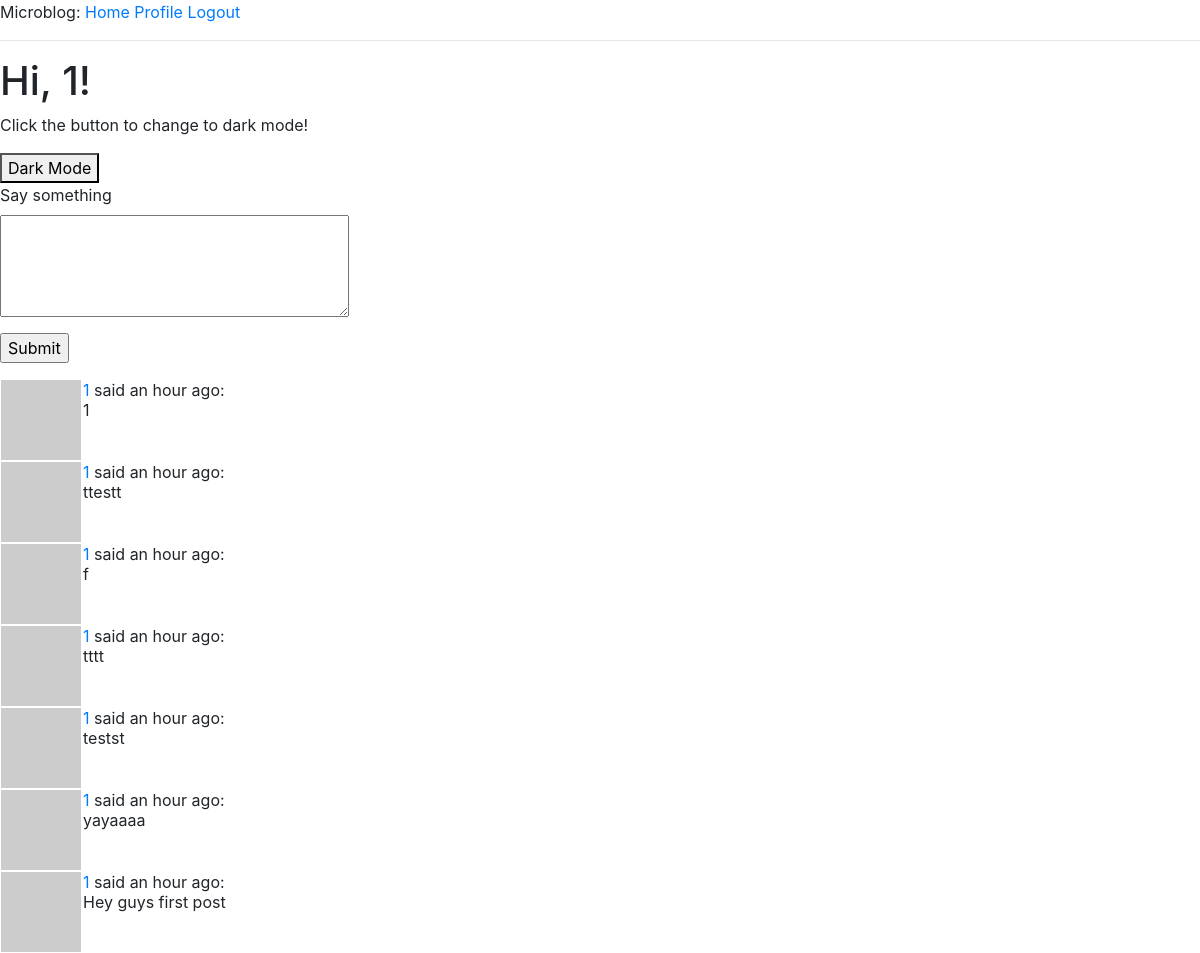
The page /index (signed in) on the database its author committed.
### app/models.py (models this page shows, shortened)
class User(UserMixin, db.Model):
    id = db.Column(db.Integer, primary_key=True)
    username = db.Column(db.String(64), index=True, unique=True)
    email = db.Column(db.String(120), index=True, unique=True)
    password_hash = db.Column(db.String(128))
    posts = db.relationship('Post', backref='author', lazy='dynamic')
    about_me = db.Column(db.String(140))
    last_seen = db.Column(db.DateTime, default=datetime.utcnow)
    followed = db.relationship(
        'User', secondary=followers,
        primaryjoin=(followers.c.follower_id == id),
        secondaryjoin=(followers.c.followed_id == id),
        backref=db.backref('followers', lazy='dynamic'), lazy='dynamic')
    def avatar(self, size):
        digest = md5(self.email.lower().encode('utf-8')).hexdigest()
        return 'https://www.gravatar.com/avatar/{}?d=identicon&s={}'.format(
            digest, size)
    def followed_posts(self):
        followed = Post.query.join(
            followers, (followers.c.followed_id == Post.user_id)).filter(
                followers.c.follower_id == self.id)
        own = Post.query.filter_by(user_id=self.id)
        return followed.union(own).order_by(Post.timestamp.desc())

class Post(db.Model):
    id = db.Column(db.Integer, primary_key=True)
    body = db.Column(db.String(140))
    timestamp = db.Column(db.DateTime, index=True, default=datetime.utcnow)
    user_id = db.Column(db.Integer, db.ForeignKey('user.id'))

### app/routes.py (the view)
@app.route('/', methods=['GET', 'POST'])
@app.route('/index', methods=['GET', 'POST'])
@login_required
def index():
    form = PostForm()
    if form.validate_on_submit():
        post = Post(body=form.post.data, author=current_user)
        db.session.add(post)
        db.session.commit()
        flash('Your post is now live!')
        return redirect(url_for('index'))
    posts = [
        {
            'author': {'username': 'John'},
            'body': 'Beautiful day in Portland!'
        },
        {
            'author': {'username': 'Susan'},
            'body': 'The Avengers movie was so cool!'
        }
    ]
    page = request.args.get('page', 1, type=int)
    posts = current_user.followed_posts().paginate(
        page, app.config['POSTS_PER_PAGE'], False)
    next_url = url_for('index', page=posts.next_num) \
        if posts.has_next else None
    prev_url = url_for('index', page=posts.prev_num) \
        if posts.has_prev else None
    return render_template('index.html', title='Home', form=form,
                           posts=posts.items, next_url=next_url,
                           prev_url=prev_url)

### forms.py
class PostForm(FlaskForm):
    post = TextAreaField('Say something', validators=[
        DataRequired(), Length(min=1, max=140)])
    submit = SubmitField('Submit')

### app/models.py (called while the page is built)
@login.user_loader
def load_user(id):
    return User.query.get(int(id))

### app/routes.py (called while the page is built)
@app.before_request
def before_request():
    if current_user.is_authenticated:
        current_user.last_seen = datetime.utcnow()
        db.session.commit()

### app/templates/index.html (shortened to what this page needs)
{% extends "base.html" %}
{% block content %}
    <h1>Hi, {{ current_user.username }}!</h1>
    <p>Click the button to change to dark mode!</p>
    <button type="button" onclick="document.body.style.backgroundColor = '#7d7e80';">Dark Mode</button>
    {% if form %}
    <form action="" method="post">
        <p>
            {{ form.post.label }}<br>
            {{ form.post(cols=32, rows=4) }}<br>
        </p>
        <p>{{ form.submit() }}</p>
    </form>
    {% endif %}
    {% for post in posts %}
        {% include '_post.html' %}
    {% endfor %}
{% endblock %}

### app/templates/base.html (shortened to what this page needs)
<html>
    <head>
        <link rel="stylesheet" href="https://stackpath.bootstrapcdn.com/bootstrap/4.3.1/css/bootstrap.min.css">
    </head>
    <body>
        <div>
            Microblog:
            <a href="{{ url_for('index') }}">Home</a>
            {% if current_user.is_anonymous %}
            <a href="{{ url_for('login') }}">Login</a>
            <a href="{{ url_for('explore') }}">Explore</a>
            {% else %}
            <a href="{{ url_for('user', username=current_user.username) }}">Profile</a>
            <a href="{{ url_for('logout') }}">Logout</a>
            {% endif %}
        </div>
        <hr>
        {% block content %}{% endblock %}
    </body>
</html>

### app/templates/_post.html
<table>
        <tr valign="top">
            <td><img src="{{ post.author.avatar(36) }}"></td>
            <td>
                <a href="{{ url_for('user', username=post.author.username) }}">{{ post.author.username }}</a>
                said {{ moment(post.timestamp).fromNow() }}:
                <br>
                {{ post.body }}
            </td>
        </tr>
    </table>

### app/templates/base.html (style rules this page uses)
body { background-color: white; }

### rows shown on the page
User: username "1"
Post: author.username "1", timestamp "an hour ago", body "1"
Post: author.username "1", timestamp "an hour ago", body "ttestt"
Post: author.username "1", timestamp "an hour ago", body "f"
Post: author.username "1", timestamp "an hour ago", body "tttt"
Post: author.username "1", timestamp "an hour ago", body "testst"
Post: author.username "1", timestamp "an hour ago", body "yayaaaa"
Post: author.username "1", timestamp "an hour ago", body "Hey guys first post"
